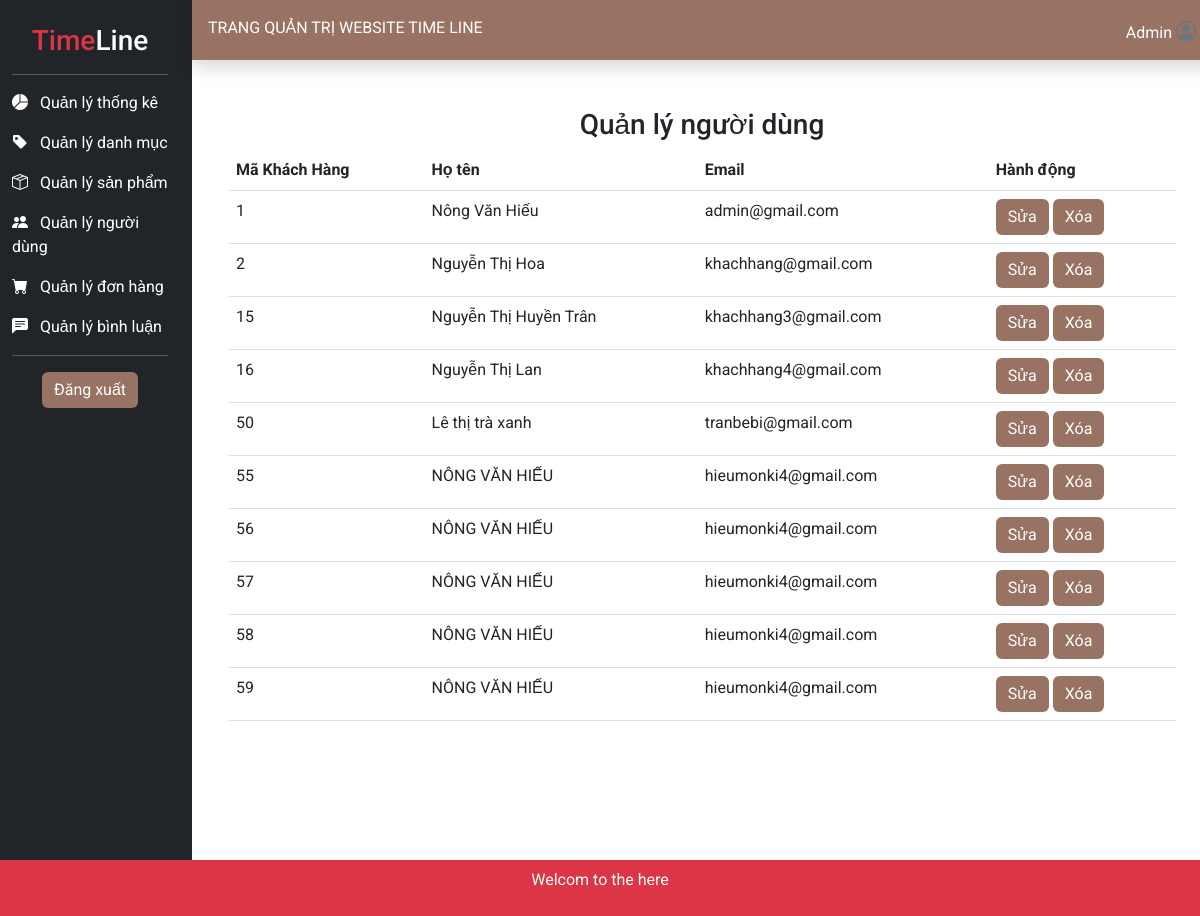
Screenshot of /admin/?mod=user&act=list (signed in) with the database file from the repository.
### tables this page shows
CREATE TABLE `khachhang` (
  `MaKhachHang` int(11) NOT NULL,
  `Email` varchar(50) NOT NULL,
  `MatKhau` varchar(30) NOT NULL,
  `HoTen` varchar(50) NOT NULL,
  `DiaChi` varchar(50) DEFAULT NULL,
  `SDT` varchar(12) DEFAULT NULL,
  `Admin` int(1) NOT NULL DEFAULT 0,
  `Anh` varchar(100) DEFAULT NULL,
  `TrangThai` int(1) NOT NULL DEFAULT 1
);

### model_DAO/pdo.php (called while the page is built, shortened)
<?php
function pdo_get_connection(){
    $dburl = "mysql:host=localhost;dbname=time_line;charset=utf8";
    $username = 'root';
    $password = '';
    $conn = new PDO($dburl, $username, $password);
    $conn->setAttribute(PDO::ATTR_ERRMODE, PDO::ERRMODE_EXCEPTION);
    return $conn;
}
function pdo_query($sql){
    $sql_args = array_slice(func_get_args(), 1);
    try{
        $conn = pdo_get_connection();
        $stmt = $conn->prepare($sql);
        $stmt->execute($sql_args);
        $rows = $stmt->fetchAll();
        return $rows;
    }
    catch(PDOException $e){
        throw $e;
    }
    finally{
        unset($conn);
    }
}

### model_DAO/user.php (called while the page is built, shortened)
<?php
include_once 'pdo.php';
function user_list() {
    $sql= "SELECT * FROM KhachHang";
    return pdo_query($sql);
}
?>

### admin/view/page_user_list.php (the view, shortened to what this page needs)
<div class="p-5 vh-100">
    <h3 class="text-center">Quản lý người dùng</h3>
    <table class="table table-hover ">
        <tr>
            <th>Mã Khách Hàng</th>
            <th>Họ tên</th>
            <th>Email</th>
            <th>Hành động</th>
        </tr>
            <?php foreach($dsuser as $user) :?>
            <tr>
                <td><?=$user['MaKhachHang']?></td>
                <td><?=$user['HoTen']?></td>
                <td><?=$user['Email']?></td>
                <td>
                    <a class="btn btn-primary" href="?mod=user&act=edit&id=<?=$user['MaKhachHang']?>">Sửa</a>
                    <a class="btn btn-danger" href="?mod=user&act=delete&id=<?=$user['MaKhachHang']?>">Xóa</a>
            </tr>
            <?php endforeach;   ?>
    </table>
</div>

### admin/view/template_header.php (style rules this page uses)
body { font-family: 'Roboto', sans-serif; }
.btn-danger { background-color: #987263; border: #987263; }
.btn-primary { background-color: #987263; border: #987263; }

### rows the page displays
khachhang: MaKhachHang "1", HoTen "Nông Văn Hiếu", Email "admin@gmail.com"
khachhang: MaKhachHang "2", HoTen "Nguyễn Thị Hoa", Email "khachhang@gmail.com"
khachhang: MaKhachHang "15", HoTen "Nguyễn Thị Huyền Trân", Email "khachhang3@gmail.com"
khachhang: MaKhachHang "16", HoTen "Nguyễn Thị Lan", Email "khachhang4@gmail.com"
khachhang: MaKhachHang "50", HoTen "Lê thị trà xanh", Email "tranbebi@gmail.com"
khachhang: MaKhachHang "55", HoTen "NÔNG VĂN HIẾU", Email "hieumonki4@gmail.com"
khachhang: MaKhachHang "56", HoTen "NÔNG VĂN HIẾU", Email "hieumonki4@gmail.com"
khachhang: MaKhachHang "57", HoTen "NÔNG VĂN HIẾU", Email "hieumonki4@gmail.com"
khachhang: MaKhachHang "58", HoTen "NÔNG VĂN HIẾU", Email "hieumonki4@gmail.com"
khachhang: MaKhachHang "59", HoTen "NÔNG VĂN HIẾU", Email "hieumonki4@gmail.com"
